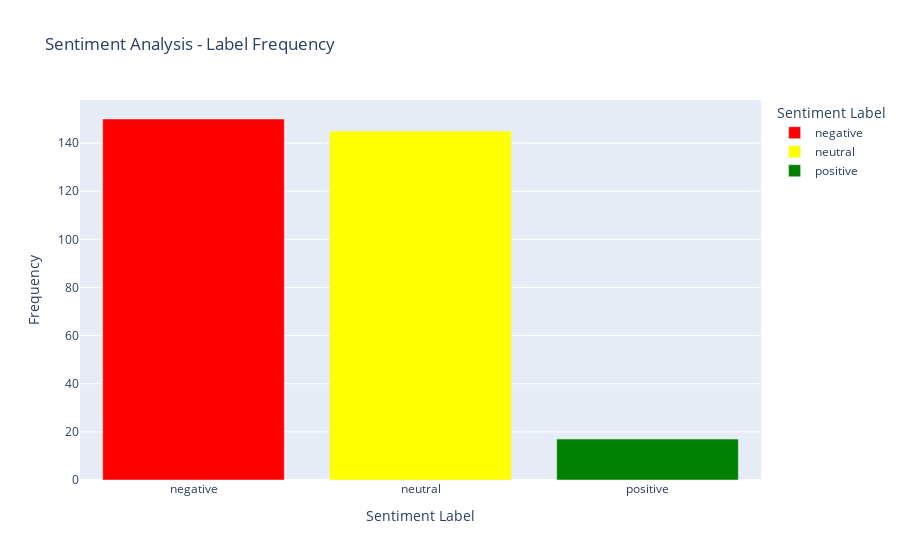

Notebook cell for this chart:
### Code cell
import plotly.express as px

# Define color mapping
color_mapping = {'negative': 'red', 'neutral': 'yellow', 'positive': 'green'}
# we choosed the colours like this because negative represents bad, neutral represents ok and positive represents good

# Create bar graph
fig = px.bar(sent_df['label'].value_counts().reset_index(), x='index', y='label',
             color='index', color_discrete_map=color_mapping,
             labels={'index': 'Sentiment Label', 'label': 'Frequency'},
             title='Sentiment Analysis - result of other countries')

# Show the bar graph
fig.show()

### Figure 1 — Plotly figure (JSON) as saved in the notebook; plotly's stock layout.template omitted (floating-point values rounded to 4 significant figures)
{"data": [{"alignmentgroup": "True", "hovertemplate": "Sentiment Label=%{x}<br>Frequency=%{y}<extra></extra>", "legendgroup": "negative", "marker": {"color": "red", "pattern": {"shape": ""}}, "name": "negative", "offsetgroup": "negative", "orientation": "v", "showlegend": true, "textposition": "auto", "type": "bar", "x": ["negative"], "xaxis": "x", "y": [150], "yaxis": "y"}, {"alignmentgroup": "True", "hovertemplate": "Sentiment Label=%{x}<br>Frequency=%{y}<extra></extra>", "legendgroup": "neutral", "marker": {"color": "yellow", "pattern": {"shape": ""}}, "name": "neutral", "offsetgroup": "neutral", "orientation": "v", "showlegend": true, "textposition": "auto", "type": "bar", "x": ["neutral"], "xaxis": "x", "y": [145], "yaxis": "y"}, {"alignmentgroup": "True", "hovertemplate": "Sentiment Label=%{x}<br>Frequency=%{y}<extra></extra>", "legendgroup": "positive", "marker": {"color": "green", "pattern": {"shape": ""}}, "name": "positive", "offsetgroup": "positive", "orientation": "v", "showlegend": true, "textposition": "auto", "type": "bar", "x": ["positive"], "xaxis": "x", "y": [17], "yaxis": "y"}], "layout": {"barmode": "relative", "legend": {"title": {"text": "Sentiment Label"}, "tracegroupgap": 0}, "title": {"text": "Sentiment Analysis - Label Frequency"}, "xaxis": {"anchor": "y", "categoryarray": ["negative", "neutral", "positive"], "categoryorder": "array", "domain": [0, 1], "title": {"text": "Sentiment Label"}}, "yaxis": {"anchor": "x", "domain": [0, 1], "title": {"text": "Frequency"}}}}
